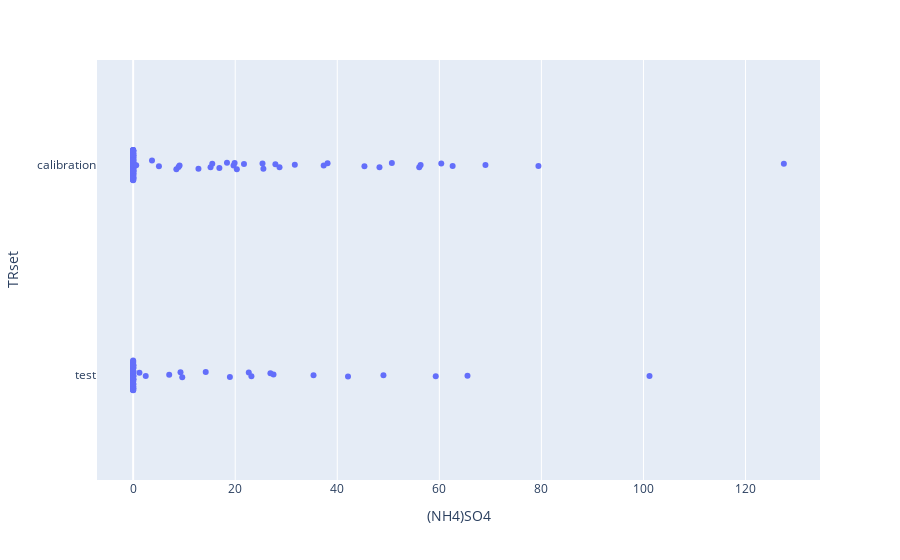

Notebook cell for this chart:
### Code cell
# Strip charts

import plotly.express as px

PROCESS_LAB_CONC = ROOT_FOLDER + DATA_FOLDER + "data_lab_conc_clean.csv"
file = pd.read_csv(PROCESS_LAB_CONC, index_col="Unnamed: 0")
data_lab_conc = pd.DataFrame(file)

df = px.data.tips()
fig = px.strip(data_lab_conc, x="(NH4)SO4", y="TRset")
fig.show()

### Figure 1 — Plotly figure (JSON) as saved in the notebook; plotly's stock layout.template omitted (floating-point values rounded to 4 significant figures; data arrays with more than 128 entries replaced by an {"elided": "..."} marker saying what was removed)
{"data": [{"alignmentgroup": "True", "boxpoints": "all", "fillcolor": "rgba(255,255,255,0)", "hoveron": "points", "hovertemplate": "(NH4)SO4=%{x}<br>TRset=%{y}<extra></extra>", "legendgroup": "", "line": {"color": "rgba(255,255,255,0)"}, "marker": {"color": "#636efa"}, "name": "", "offsetgroup": "", "orientation": "h", "pointpos": 0, "showlegend": false, "type": "box", "x": {"elided": "241 float values"}, "x0": " ", "xaxis": "x", "y": {"elided": "241 str values"}, "y0": " ", "yaxis": "y"}], "layout": {"boxmode": "group", "legend": {"tracegroupgap": 0}, "margin": {"t": 60}, "xaxis": {"anchor": "y", "domain": [0, 1], "title": {"text": "(NH4)SO4"}}, "yaxis": {"anchor": "x", "domain": [0, 1], "title": {"text": "TRset"}}}}
